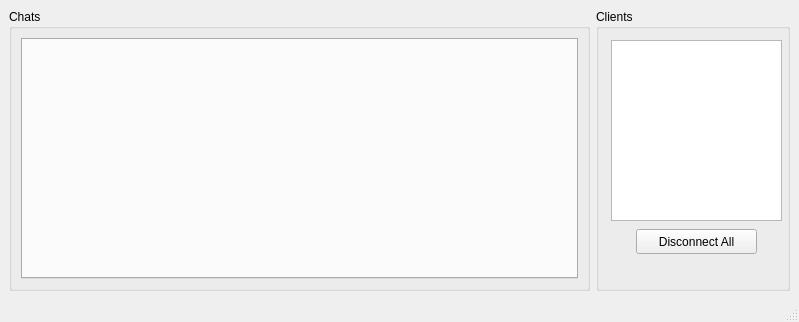
<?xml version="1.0" encoding="UTF-8"?>
<ui version="4.0">
 <class>MainWindow</class>
 <widget class="QMainWindow" name="MainWindow">
  <property name="geometry">
   <rect>
    <x>0</x>
    <y>0</y>
    <width>799</width>
    <height>322</height>
   </rect>
  </property>
  <property name="windowTitle">
   <string>MainWindow</string>
  </property>
  <widget class="QWidget" name="centralwidget">
   <layout class="QHBoxLayout" name="horizontalLayout_2" stretch="3,1">
    <item>
     <widget class="QGroupBox" name="grpChats">
      <property name="title">
       <string>Chats</string>
      </property>
      <layout class="QHBoxLayout" name="horizontalLayout">
       <item>
        <widget class="QTabWidget" name="tbChats">
         <property name="focusPolicy">
          <enum>Qt::NoFocus</enum>
         </property>
        </widget>
       </item>
      </layout>
     </widget>
    </item>
    <item>
     <widget class="QGroupBox" name="grpClients">
      <property name="title">
       <string>Clients</string>
      </property>
      <widget class="QListWidget" name="lstClients">
       <property name="geometry">
        <rect>
         <x>15</x>
         <y>31</y>
         <width>171</width>
         <height>181</height>
        </rect>
       </property>
      </widget>
      <widget class="QPushButton" name="DisconnectAll">
       <property name="geometry">
        <rect>
         <x>40</x>
         <y>220</y>
         <width>121</width>
         <height>25</height>
        </rect>
       </property>
       <property name="text">
        <string>Disconnect All</string>
       </property>
      </widget>
     </widget>
    </item>
   </layout>
  </widget>
  <widget class="QMenuBar" name="menubar">
   <property name="geometry">
    <rect>
     <x>0</x>
     <y>0</y>
     <width>799</width>
     <height>22</height>
    </rect>
   </property>
  </widget>
  <widget class="QStatusBar" name="statusbar"/>
 </widget>
 <resources/>
 <connections/>
</ui>
